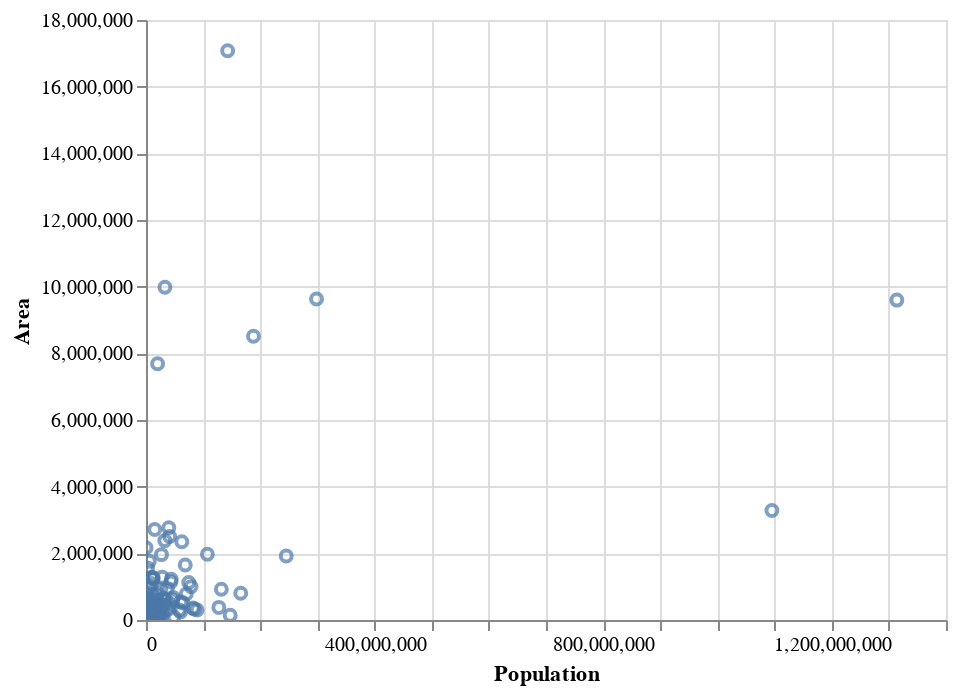

Notebook source saved alongside this figure:
### Markdown cell above
Now lets make a simple scatter plot

### Code cell
Chart(wd).mark_point().encode(x='Population', y='Area', tooltip='Country').interactive()

### Figure 1 — Vega-Lite specification as saved in the notebook (floating-point values rounded to 4 significant figures; data arrays with more than 128 entries replaced by an {"elided": "..."} marker saying what was removed)
{"$schema": "https://vega.github.io/schema/vega-lite/v2.6.0.json", "config": {"view": {"height": 300, "width": 400}}, "data": {"name": "data-46c0b0f4d404e9b3f256854a0ec560ec"}, "datasets": {"data-46c0b0f4d404e9b3f256854a0ec560ec": {"elided": "225 records"}}, "encoding": {"tooltip": {"field": "Country", "type": "nominal"}, "x": {"field": "Population", "type": "quantitative"}, "y": {"field": "Area", "type": "quantitative"}}, "mark": "point", "selection": {"selector001": {"bind": "scales", "encodings": ["x", "y"], "mark": {"fill": "#333", "fillOpacity": 0.125, "stroke": "white"}, "on": "[mousedown, window:mouseup] > window:mousemove!", "resolve": "global", "translate": "[mousedown, window:mouseup] > window:mousemove!", "type": "interval", "zoom": "wheel!"}}}
